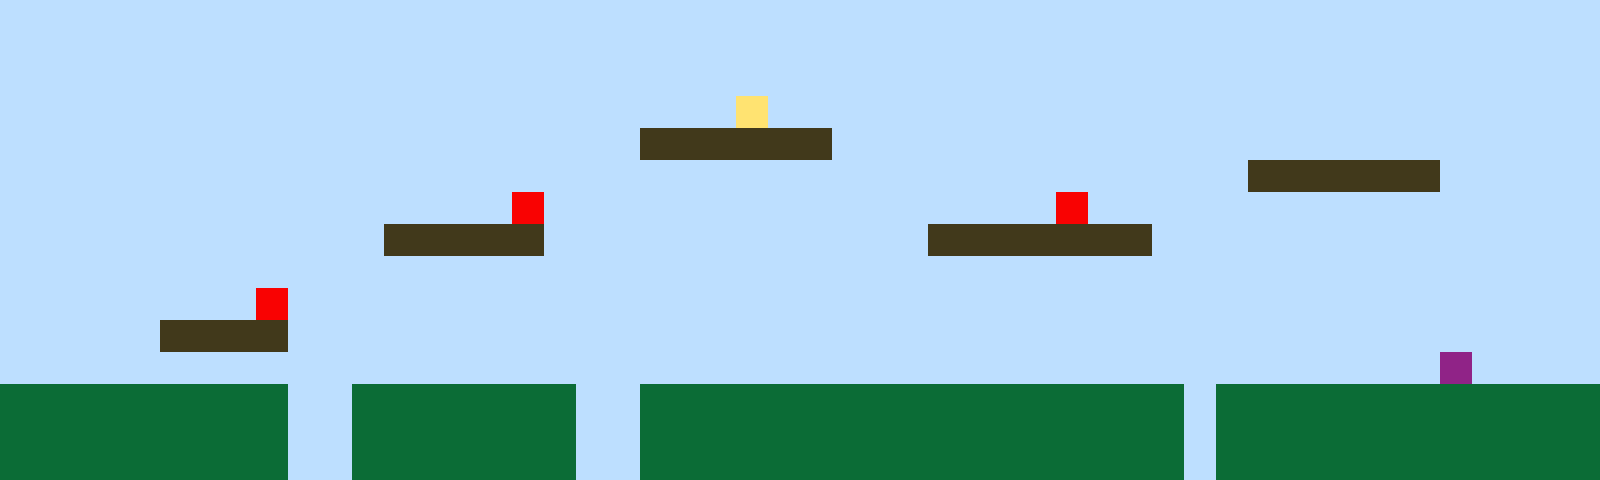

This game map was drawn from its Tiled (.tmx) file and the tilesets committed beside it. A one-line description and the full map source follow:
An orthogonal 50x15 tile map with 32x32 px tiles, 1 tile layer (Tile Layer 1).

<map version="1.10" tiledversion="1.11.2" orientation="orthogonal" renderorder="right-up" width="50" height="15" tilewidth="32" tileheight="32" infinite="0" nextlayerid="2" nextobjectid="1"><editorsettings><export target="map1.csv" format="csv" /></editorsettings><tileset firstgid="1" name="sprites" tilewidth="32" tileheight="32" tilecount="6" columns="3"><image source="sprites.png" width="96" height="64" /></tileset><layer id="1" name="Tile Layer 1" width="50" height="15"><data encoding="csv">1,1,1,1,1,1,1,1,1,1,1,1,1,1,1,1,1,1,1,1,1,1,1,1,1,1,1,1,1,1,1,1,1,1,1,1,1,1,1,1,1,1,1,1,1,1,1,1,1,1,1,1,1,1,1,1,1,1,1,1,1,1,1,1,1,1,1,1,1,1,1,1,1,1,1,1,1,1,1,1,1,1,1,1,1,1,1,1,1,1,1,1,1,1,1,1,1,1,1,1,1,1,1,1,1,1,1,1,1,1,1,1,1,1,1,1,1,1,1,1,1,1,1,1,1,1,1,1,1,1,1,1,1,1,1,1,1,1,1,1,1,1,1,1,1,1,1,1,1,1,1,1,1,1,1,1,1,1,1,1,1,1,1,1,1,1,1,1,1,1,1,1,1,4,1,1,1,1,1,1,1,1,1,1,1,1,1,1,1,1,1,1,1,1,1,1,1,1,1,1,1,1,1,1,1,1,1,1,1,1,1,1,1,1,1,1,1,1,1,1,3,3,3,3,3,3,1,1,1,1,1,1,1,1,1,1,1,1,1,1,1,1,1,1,1,1,1,1,1,1,1,1,1,1,1,1,1,1,1,1,1,1,1,1,1,1,1,1,1,1,1,1,1,1,1,1,1,1,1,1,1,1,1,1,1,1,1,1,1,3,3,3,3,3,3,1,1,1,1,1,1,1,1,1,1,1,1,1,1,1,1,1,1,1,1,1,5,1,1,1,1,1,1,1,1,1,1,1,1,1,1,1,1,5,1,1,1,1,1,1,1,1,1,1,1,1,1,1,1,1,1,1,1,1,1,1,1,1,1,1,1,1,3,3,3,3,3,1,1,1,1,1,1,1,1,1,1,1,1,3,3,3,3,3,3,3,1,1,1,1,1,1,1,1,1,1,1,1,1,1,1,1,1,1,1,1,1,1,1,1,1,1,1,1,1,1,1,1,1,1,1,1,1,1,1,1,1,1,1,1,1,1,1,1,1,1,1,1,1,1,1,1,1,1,1,1,1,1,1,1,1,1,1,1,1,1,1,1,5,1,1,1,1,1,1,1,1,1,1,1,1,1,1,1,1,1,1,1,1,1,1,1,1,1,1,1,1,1,1,1,1,1,1,1,1,1,1,1,1,1,1,1,1,1,1,3,3,3,3,1,1,1,1,1,1,1,1,1,1,1,1,1,1,1,1,1,1,1,1,1,1,1,1,1,1,1,1,1,1,1,1,1,1,1,1,1,1,1,1,1,1,1,1,1,1,1,1,1,1,1,1,1,1,1,1,1,1,1,1,1,1,1,1,1,1,1,1,1,1,1,1,1,1,1,1,1,1,1,1,1,1,1,1,1,1,6,1,1,1,1,2,2,2,2,2,2,2,2,2,1,1,2,2,2,2,2,2,2,1,1,2,2,2,2,2,2,2,2,2,2,2,2,2,2,2,2,2,1,2,2,2,2,2,2,2,2,2,2,2,2,2,2,2,2,2,2,2,2,2,1,1,2,2,2,2,2,2,2,1,1,2,2,2,2,2,2,2,2,2,2,2,2,2,2,2,2,2,1,2,2,2,2,2,2,2,2,2,2,2,2,2,2,2,2,2,2,2,2,2,1,1,2,2,2,2,2,2,2,1,1,2,2,2,2,2,2,2,2,2,2,2,2,2,2,2,2,2,1,2,2,2,2,2,2,2,2,2,2,2,2</data></layer></map>
